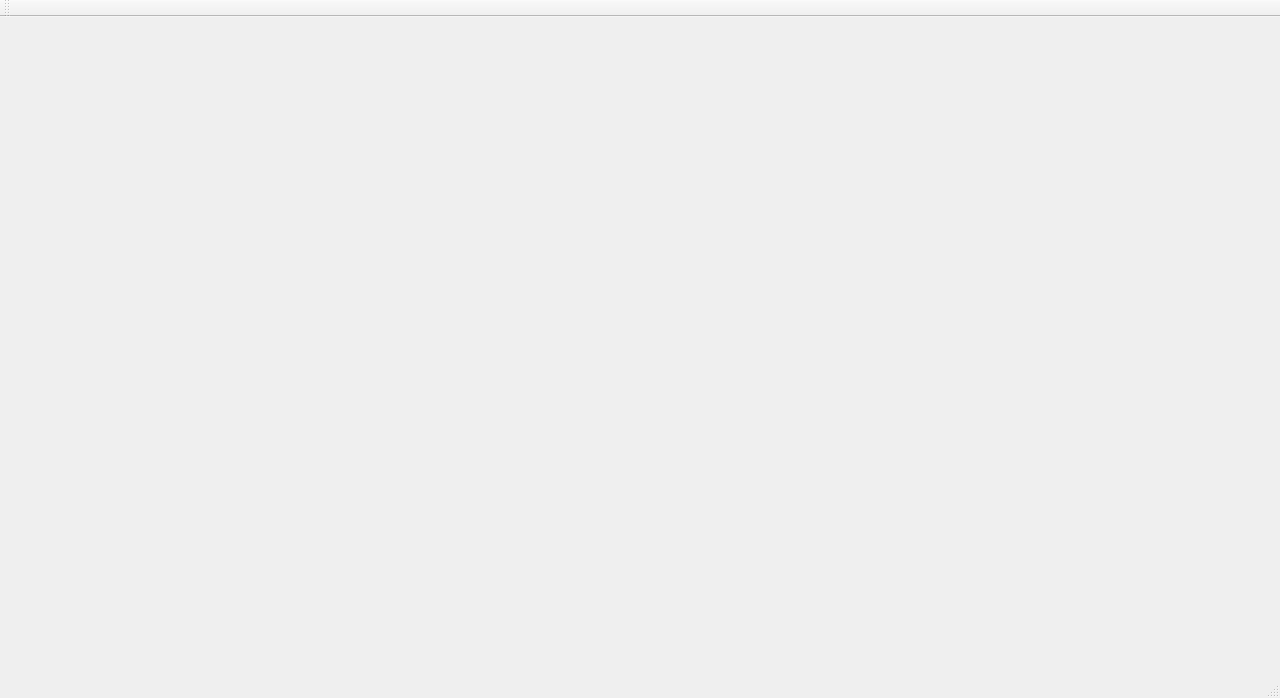
<?xml version="1.0" encoding="UTF-8"?>
<ui version="4.0">
 <class>demoqtClass</class>
 <widget class="QMainWindow" name="demoqtClass">
  <property name="geometry">
   <rect>
    <x>0</x>
    <y>0</y>
    <width>1280</width>
    <height>698</height>
   </rect>
  </property>
  <property name="windowTitle">
   <string>demoqt</string>
  </property>
  <property name="styleSheet">
   <string notr="true"/>
  </property>
  <widget class="QWidget" name="centralWidget">
   <widget class="QLabel" name="label">
    <property name="geometry">
     <rect>
      <x>650</x>
      <y>120</y>
      <width>49</width>
      <height>16</height>
     </rect>
    </property>
    <property name="text">
     <string/>
    </property>
   </widget>
  </widget>
  <widget class="QMenuBar" name="menuBar">
   <property name="geometry">
    <rect>
     <x>0</x>
     <y>0</y>
     <width>1280</width>
     <height>33</height>
    </rect>
   </property>
  </widget>
  <widget class="QToolBar" name="mainToolBar">
   <attribute name="toolBarArea">
    <enum>TopToolBarArea</enum>
   </attribute>
   <attribute name="toolBarBreak">
    <bool>false</bool>
   </attribute>
  </widget>
  <widget class="QStatusBar" name="statusBar"/>
 </widget>
 <layoutdefault spacing="6" margin="11"/>
 <resources>
  <include location="demoqt.qrc"/>
 </resources>
 <connections/>
</ui>
